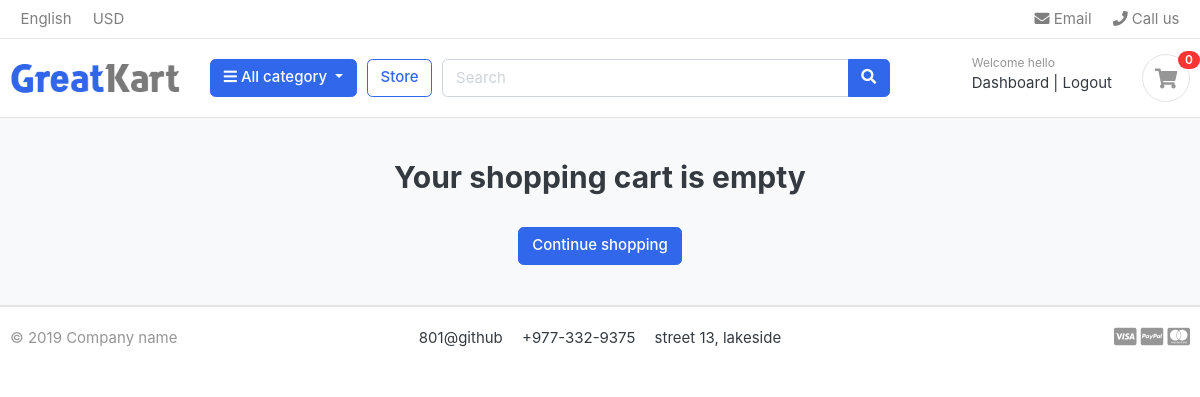
The app's page /cart/ (signed in), older data.
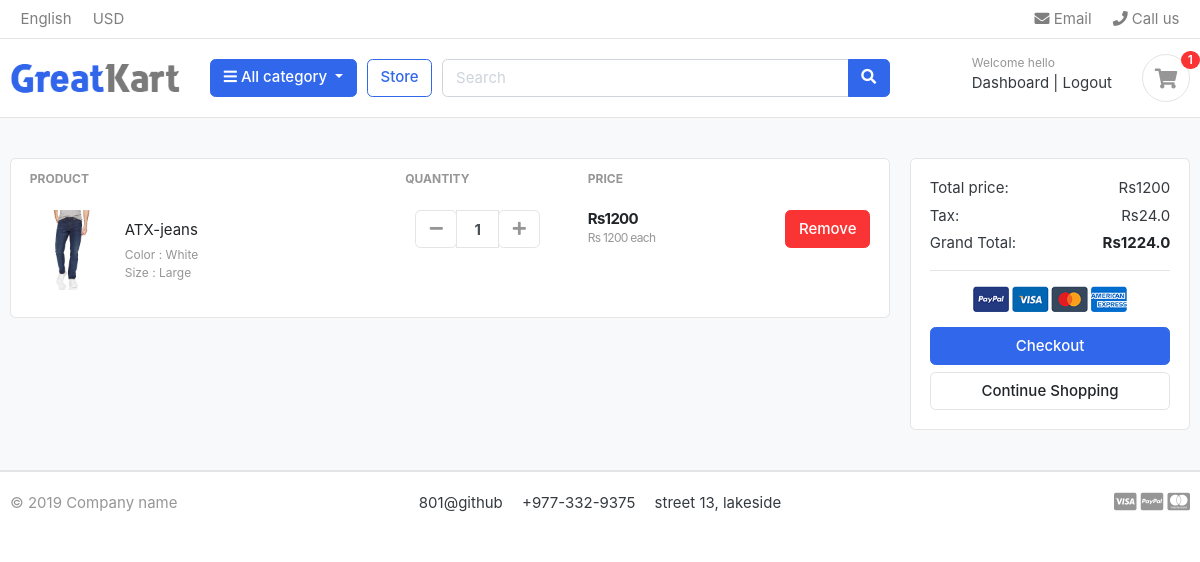
The same page, newer data.
### carts/models.py (models this page shows, shortened)
class CartItem(models.Model):
    user =models.ForeignKey(Account,on_delete=models.CASCADE , null=True)
    product = models.ForeignKey(Product,on_delete=models.CASCADE)
    variation = models.ManyToManyField(Variation,blank=True)
    cart = models.ForeignKey(Cart, on_delete=models.CASCADE , null=True)
    quantity = models.IntegerField()
    is_active=models.BooleanField(default=True)
    def sub_total(self):
        return self.product.price * self.quantity

### store/models.py (models this page shows, shortened)
class Product(models.Model):
    product_name = models.CharField( max_length=200, unique=True)
    slug = models.SlugField(max_length=200, unique=True)
    description = models.TextField(max_length=200, blank=True)
    price = models.IntegerField()
    images = models.ImageField(upload_to='photos/products')
    stock = models.IntegerField()
    is_available =models.BooleanField(default=True)
    category =models.ForeignKey(Category,on_delete=models.CASCADE) # the product attached with the category will be deleted with on_delete
    created_date=models.DateTimeField(auto_now_add=True)
    modified_date=models.DateTimeField(auto_now=True)
    def get_url(self):
        return reverse('product_detail',args=[self.category.slug, self.slug])

class Variation(models.Model):
    product = models.ForeignKey(Product, on_delete=models.CASCADE)
    variation_category=models.CharField(max_length=50 , choices=Variation_category_choice)
    variation_value=models.CharField(max_length=50)
    is_active= models.BooleanField(default=True)
    created_date=models.DateTimeField(auto_now=True)
    objects = variationManager()

### carts/views.py (the view)
# urls.py: path('',views.cart,name='cart'),
def cart(request,total=0,quantity=0,cart_items=None):
    try:
        tax=0
        grand_total=0
        if request.user.is_authenticated:
             cart_items = CartItem.objects.filter(user=request.user , is_active=True)
        else:
            cart = Cart.objects.get(cart_id=_cart_id(request))
            cart_items = CartItem.objects.filter(cart=cart , is_active=True)
        for cart_item in cart_items:
            total += (cart_item.product.price * cart_item.quantity)
            quantity += cart_item.quantity
        tax = (2 * total)/100
        grand_total = total + tax
    except ObjectDoesNotExist:
        pass # leave it
    context = {
        'total' : total,
        'quantity' : quantity,
        'cart_items' : cart_items,
        'tax' : tax,
        'grand_total' : grand_total
    }
    return render(request,'store/cart.html',context)

### carts/context_processors.py (called while the page is built)
def counter(request):
    cart_count = 0
    if 'admin' in request.path:
        return {}
    else:
        try:
            cart = Cart.objects.filter(cart_id=_cart_id(request))
            if request.user.is_authenticated:
                cart_items = CartItem.objects.all().filter(user=request.user)
            else:
               cart_items = CartItem.objects.all().filter(cart=cart[:1])
            for cart_item in cart_items:
                cart_count += cart_item.quantity
        except Cart.DoesNotExist:
            cart_count = 0
    return dict(cart_count=cart_count)

### carts/views.py (called while the page is built)
def _cart_id(request):
    cart = request.session.session_key
    if not cart:
        cart = request.session.create()
    return cart

### category/context_processors.py (called while the page is built)
def menu_links(request):
    links = Category.objects.all()
    return dict(links=links)#brings all the category list and store it in link variable

### category/models.py (called while the page is built)
    def get_url(self):
            return reverse('products_by_category',args=[self.slug])

### templates/store/cart.html (shortened to what this page needs)
{% extends "base.html" %}
{% load static%}
{% block content %}
<section class="section-content padding-y bg">
<div class="container">
{% if not cart_items %}
<h2 class="text-center">Your shopping cart is empty</h2>
<br/>
<div class="text-center">
	<a href ="{% url 'store' %}" class="btn btn-primary">Continue shopping</a>
</div>
{% else %}
<div class="row">
	<aside class="col-lg-9">
<div class="card">
<table class="table table-borderless table-shopping-cart">
<thead class="text-muted">
<tr class="small text-uppercase">
  <th scope="col">Product</th>
  <th scope="col" width="120">Quantity</th>
  <th scope="col" width="120">Price</th>
  <th scope="col" class="text-right" width="200"> </th>
</tr>
</thead>
<tbody>
	{% for cart_item in cart_items %}
<tr>
	<td>
		<figure class="itemside align-items-center">
			<div class="aside"><img src="{{ cart_item.product.images.url }}" class="img-sm"></div>
			<figcaption class="info">
				<a href="{{cart_item.product.get_url}}" class="title text-dark">{{cart_item.product.product_name}}</a>
				<p class="text-muted small">
					{% if cart_item.variation.all %}
						{% for item in cart_item.variation.all %}
							{{item.variation_category | capfirst}} : {{item.variation_value | capfirst }} <br/>
						{% endfor %}
					{% endif %}
				</p>
			</figcaption>
		</figure>
	</td>
	<td>
					<div class="col">
						<div class="input-group input-spinner">
							<div class="input-group-prepend">
							<form action="{% url 'remove_cart' cart_item.product.id cart_item.id %}"action="POST">
									<button type="submit" class="btn btn-light" type="button" id="button-minus"> <i class="fa fa-minus"></i> </button>
							</form>
							</div>
							<input type="text" class="form-control"  value="{{ cart_item.quantity }}">
							<div class="input-group-append">
								<form action="{% url 'add_cart' cart_item.product.id %}" method="POST">
									<button type="submit" class="btn btn-light" type="button" id="button-minus"> <i class="fa fa-plus"></i> </button>
							</form>
						</div>
						</div>
					</div>
	</td>
	<td>
		<div class="price-wrap">
			<var class="price">Rs{{cart_item.sub_total}}</var>
			<small class="text-muted"> Rs {{ cart_item.product.price}} each </small>
		</div>
	</td>
	<td class="text-right">
	<a href="{% url 'remove_cart_item' cart_item.product.id cart_item.id %}" onClick="return confirm('Item will be deleted!')"  class="btn btn-danger">Remove</a>
	</td>
</tr>
{% endfor %}
</tbody>
</table>
</div>
	</aside>
	<aside class="col-lg-3">
		<div class="card">
		<div class="card-body">
			<dl class="dlist-align">
			  <dt>Total price:</dt>
			  <dd class="text-right">Rs{{total}}</dd>
			</dl>
			<dl class="dlist-align">
			  <dt>Tax:</dt>
			  <dd class="text-right"> Rs{{tax}}</dd>
			</dl>
			<dl class="dlist-align">
			  <dt>Grand Total:</dt>
			  <dd class="text-right text-dark b"><strong>Rs{{grand_total}}</strong></dd>
			</dl>
			<hr>
			<p class="text-center mb-3">
				<img src="{% static './images/misc/payments.png' %}" height="26">
			</p>
			<a href="{% url 'checkout' %}" class="btn btn-primary btn-block"> Checkout </a>
			<a href="{% url 'store' %}" class="btn btn-light btn-block">Continue Shopping</a>
		</div>
		</div>
</aside>
</div>
{% endif %}
</div>
</section>
{% endblock %}

### templates/includes/navbar.html (shortened to what this page needs)
{% load static%}
<header class="section-header">
<nav class="navbar p-md-0 navbar-expand-sm navbar-light border-bottom">
<div class="container">
  <div class="collapse navbar-collapse" id="navbarTop4">
    <ul class="navbar-nav mr-auto">
    	<li class="nav-item dropdown">
		 	<a href="#" class="nav-link">   English </a>
		</li>
		<li class="nav-item dropdown">
			<a href="#" class="nav-link"> USD </a>
		</li>
    </ul>
    <ul class="navbar-nav">
		<li><a href="#" class="nav-link"> <i class="fa fa-envelope"></i> Email </a></li>
		<li><a href="#" class="nav-link"> <i class="fa fa-phone"></i> Call us </a></li>
	</ul>
  </div>
</div>
</nav>
<section class="header-main border-bottom">
	<div class="container">
<div class="row align-items-center">
	<div class="col-lg-2 col-md-3 col-6">
		<a href="{% url 'home' %}" class="brand-wrap">
			<img class="logo" src="{% static './images/logo.png' %}">
		</a>
	</div>
	<div class="col-lg col-sm col-md col-6 flex-grow-0">
		<div class="category-wrap dropdown d-inline-block float-right">
			<button type="button" class="btn btn-primary dropdown-toggle" data-toggle="dropdown">
				<i class="fa fa-bars"></i> All category
			</button>
		</div>
	</div>
	<a href="{% url 'store' %}" class="btn btn-outline-primary">Store</a>
	<div class="col-lg  col-md-6 col-sm-12 col">
		<form action="{% url 'search' %}" class="search" method='GET'>
			<div class="input-group w-100">
			    <input type="text" class="form-control" style="width:60%;" placeholder="Search" name="keyword">
			    <div class="input-group-append">
			      <button class="btn btn-primary" type="submit">
			        <i class="fa fa-search"></i>
			      </button>
			    </div>
		    </div>
		</form>
	</div>
	<div class="col-lg-3 col-sm-6 col-8 order-2 order-lg-3">
				<div class="d-flex justify-content-end mb-3 mb-lg-0">
					{% if user.is_authenticated %}
					<div class="widget-header">
						<small class="title text-muted">Welcome {{user.first_name}}</small>
						<div>
							<a href="{% url 'dashboard' %}">Dashboard</a> <span class="dark-transp"> | </span>
							<a href="{% url 'logout' %}"> Logout</a>
						</div>
					</div>
					{% endif %}
					<a href = "{% url 'cart'%}" class="widget-header pl-3 ml-3">
						<div class="icon icon-sm rounded-circle border"><i class="fa fa-shopping-cart"></i></div>
						<span class="badge badge-pill badge-danger notify">{{cart_count}}</span>
					</a>
				</div>
			</div>
</div>
	</div>
</section>
</header>

Row changes from the older to the newer data that the page shows:
added CartItem: product.images (picture), product.product_name "ATX-jeans", quantity "1", sub_total "1200", product.price "1200"
now on this page (row unchanged): Variation: variation_category "Color", variation_value "White"
now on this page (row unchanged): Variation: variation_category "Size", variation_value "Large"
Text that changed along with them:
{{ cart_count }}: "0" → "1"
{{ total }}: (not shown) → "1200"
{{ tax }}: (not shown) → "24.0"
{{ grand_total }}: (not shown) → "1224.0"
text no longer shown: "Your shopping cart is empty Continue shopping"
text now shown: "PRODUCT QUANTITY PRICE Total price: Rs Tax: Rs Grand Total: Rs Checkout Continue Shopping"
